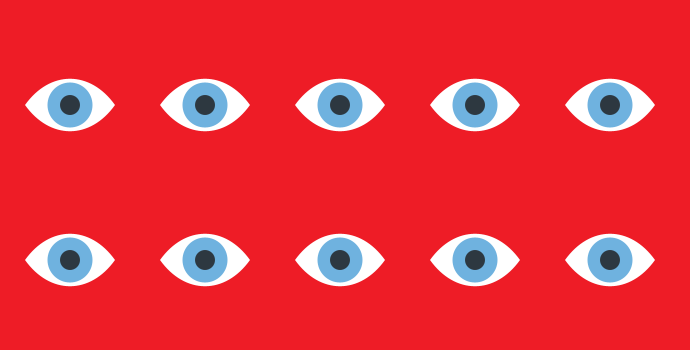
Frame 1 (no input)
Frame 60 (the mouse pressed at the canvas centre just before this capture): identical to frame 1, image omitted
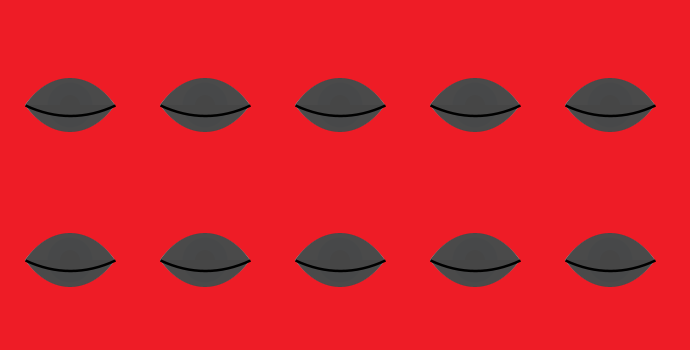
Frame 120 (the mouse held since frame 60 and released just before this capture)

The Processing sketch that drew these frames (run headless with seeded random() and noise(); from frame 60 on, the mouse is pressed at the canvas centre):

// Processing sketch: processing_46769
// ── processing_46769.pde

void setup() {
  size(690, 350);
  smooth();
  noStroke();

}

void draw() {
  background(238,28,38);
  for (int i = 25; i < width ; i += 135) {
     for (int j = 85; j < width ; j += 155) {


    int gray = int( 102);

    float scalar = 1.0;

    eye(i, j);
    
     }

  } 

}


void eye(int x, int y) {

  pushMatrix();
  fill(255);
  translate(x, y);
  beginShape();
  vertex(0, 20);
  bezierVertex(25, -15, 65, -15, 90, 20);
  bezierVertex(65, 55, 25, 55, 0, 20);
  endShape();  
  
  fill(111,178,223);
  ellipse(45,20,45,45);
  fill(30,30,30,210);
  ellipse(45,20,20,20);
  
if (mousePressed == true) {

  fill(70,250);
  beginShape();
  vertex(0, 20);
  bezierVertex(25, -16, 65, -16, 90, 20);
  bezierVertex(65, 56, 25, 56, 0, 20);
  endShape();  
  stroke(0);
  strokeWeight(2.5);
  strokeCap(SQUARE);
  bezier(0, 20, 30, 34, 60, 34, 90, 20);
  noStroke();
  

  }

  popMatrix();
}
